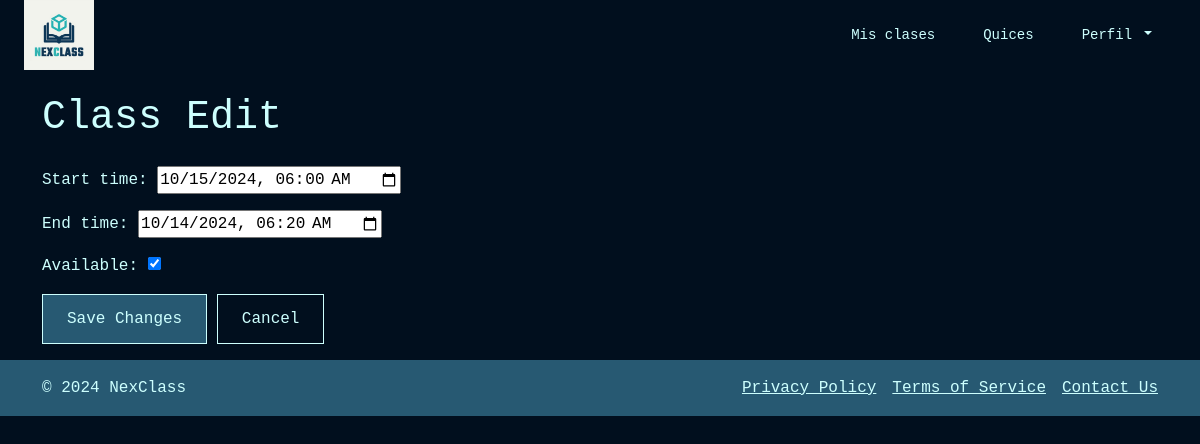
Screenshot of /class/10/schedule/edit/7/ with the database file from the repository.
### classCreation_Schedules/models.py (models this page shows, shortened)
class Schedule(models.Model):
    class_obj = models.ForeignKey(Class, on_delete=models.CASCADE, related_name='schedules')
    start_time = models.DateTimeField()
    end_time = models.DateTimeField()
    available = models.BooleanField(default=True)

### classCreation_Schedules/views.py (the view)
# urls.py: path('class/<int:class_id>/schedule/edit/<int:schedule_id>/', views.edit_schedule, name='edit_schedule'),
def edit_schedule(request, class_id, schedule_id):
    class_obj_instance = get_object_or_404(Class, id=class_id)
    schedule_instance = get_object_or_404(Schedule, id=schedule_id)
    if request.method == 'POST':
        form = ScheduleForm(request.POST, request.FILES, instance=schedule_instance)
        if form.is_valid():
            form.save()
            return redirect('class_detail_teacher', class_id=class_id)
    else:
        form = ScheduleForm(instance=schedule_instance)
    return render(request, 'edit_schedule.html', {'form': form, 'class_obj_instance': class_obj_instance})

### classCreation_Schedules/forms.py
class ScheduleForm(forms.ModelForm):
    class Meta:
        model = Schedule
        fields = ['start_time', 'end_time', 'available']
        widgets = {
            'start_time': forms.DateTimeInput(attrs={'type': 'datetime-local', 'placeholder': 'Select date and time'}),
            'end_time': forms.DateTimeInput(attrs={'type': 'datetime-local', 'placeholder': 'Select date and time'}),
        }

### classCreation_Schedules/templates/edit_schedule.html (shortened to what this page needs)
{% extends 'navbarteacher.html' %}
{% block content %}
<div class="container mt-4">
    <h1 class="mb-4">Class Edit</h1>
    <form method="post" enctype="multipart/form-data">
        {{ form.as_p }}
        <button type="submit" class="button-custom-two ">Save Changes</button>
        <a href="{% url 'class_detail_teacher' class_obj_instance.id %}" class="button-custom text-decoration-none">Cancel</a>
    </form>
</div>
{% endblock %}

### NextClassProject/static/styles/global.css (style rules this page uses)
h1, h2, h3, h4, h5, h6 { font-family: "Space Mono", monospace; color: var(--text-color); }
.button-custom { background-color: var(--button-bg-color); color: var(--button-text-color); border: 0.5px solid var(--border-color); border-radius: 0; padding: 12px 24px; text-align: center; display: inline-block; font-size: 16px; cursor: pointer; transition: background-color 0.3s, color 0.3s; }
.button-custom-two { background-color: var(--button-bg-color-two); color: var(--button-text-color); border: 0.5px solid var(--border-color); border-radius: 0; padding: 12px 24px; text-align: center; display: inline-block; font-size: 16px; cursor: pointer; transition: background-color 0.3s, color 0.3s; }
a { gap: 2px; color: var(--text-color); }

### rows the page displays
Schedule: start_time "10/15/2024 06:00", end_time "10/14/2024 06:20", available "☑"
